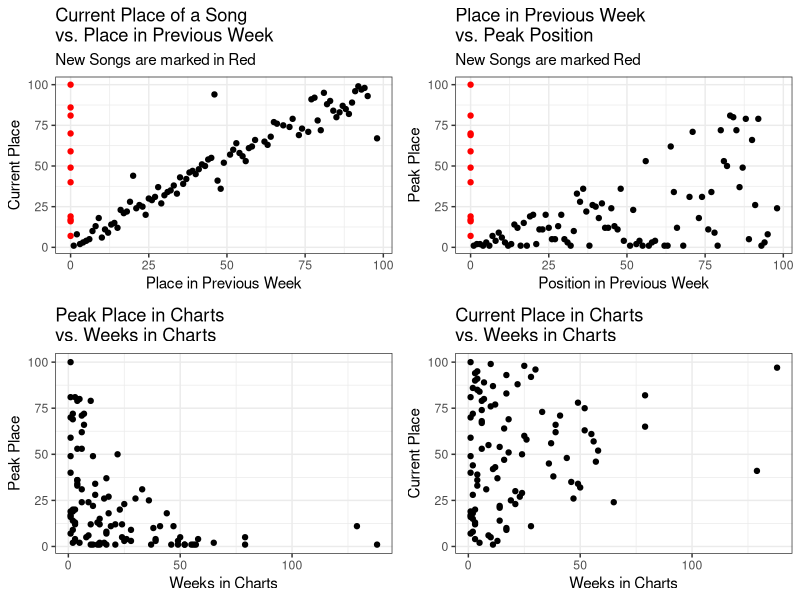
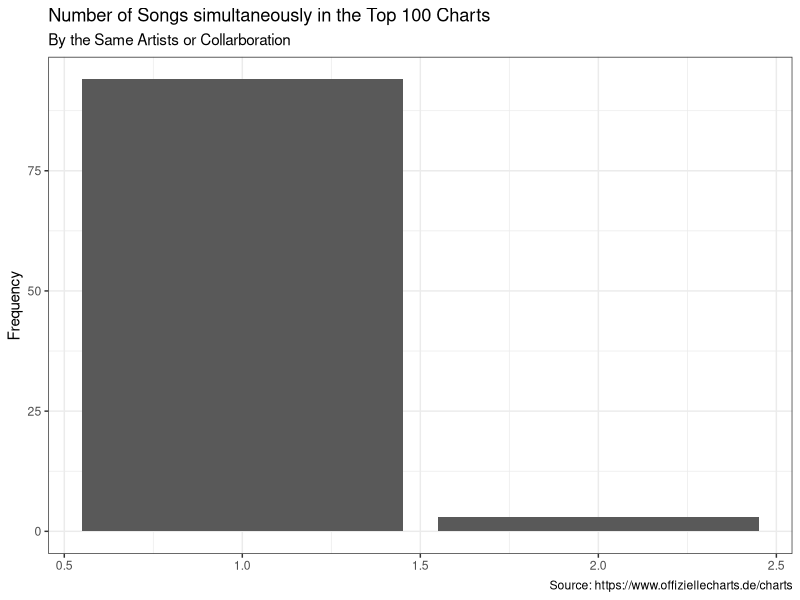
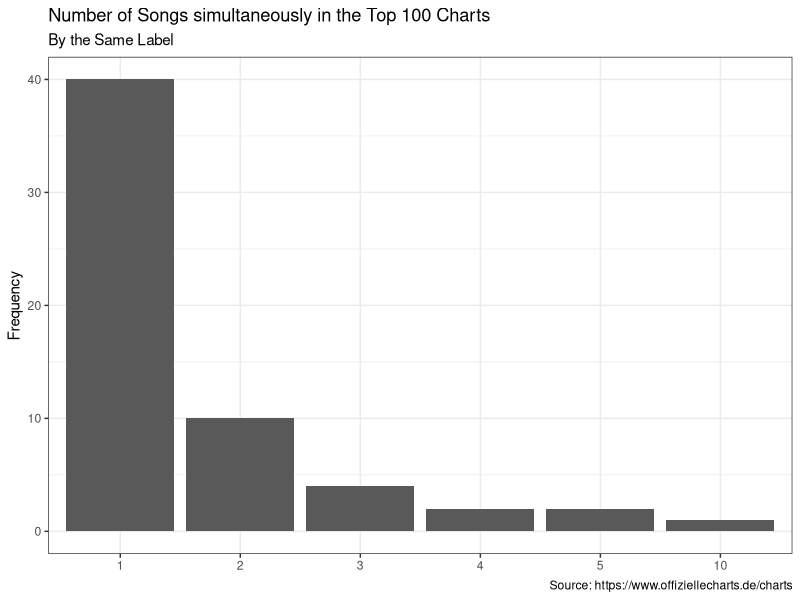

These figures' R source, in order:
## ---- chunk 1
library(ggplot2)
library(gridExtra)
library(readr)
library(dplyr)
chart_scrap <- read_csv('2022-08-03_charts_report.csv')
## ---- chunk 2
#Reporting Figures and Tables
#Scatter Plots
current_v_last <- ggplot(data = chart_scrap,
                                     aes(y = current, x=last_week,
                                     col=ifelse(is.na(last_week), yes = 'NA' , no = 'NonNA')))+
                                      geom_point(aes(y = current, x=last_week_fill),show.legend = F)+
                                      scale_color_manual(values = c('#FF0000','#000000'))+
                                      labs(title = 'Current Place of a Song \nvs. Place in Previous Week',
                                           subtitle = 'New Songs are marked in Red',
                                           y='Current Place', x='Place in Previous Week')+
                                        theme_bw()
weeks_v_peak <- ggplot(data = chart_scrap,
                                             aes(x=weeks_in_charts, y=peak_in_charts))+
                                              geom_point()+
                                              labs(title = 'Peak Place in Charts \nvs. Weeks in Charts',
                                                   x='Weeks in Charts', y='Peak Place')+
                                              theme_bw()
week_v_current <- ggplot(data = chart_scrap, aes(x=weeks_in_charts, y=current))+
                                      geom_point()+
                                      labs(title = 'Current Place in Charts \nvs. Weeks in Charts',
                                           x='Weeks in Charts', y='Current Place')+
                                      theme_bw()
last_v_peak <- ggplot(data = chart_scrap, aes(x=last_week_fill, y=peak_in_charts,
                                                col=ifelse(is.na(last_week), yes = 'NA' , no = 'NonNA')))+
                                    geom_point(show.legend = F)+
                                    labs(title = 'Place in Previous Week \nvs. Peak Position',
                                         subtitle = 'New Songs are marked Red',
                                         x='Position in Previous Week', y='Peak Place')+
                                    scale_color_manual(values = c('#FF0000','#000000'))+
                                    theme_bw()
grid.arrange(current_v_last,last_v_peak, weeks_v_peak,week_v_current, nrow=2)
## ---- chunk 3
chart_scrap%>%
                      count(artist)%>%
                      ggplot(aes(x=n))+
                      geom_bar()+
                      labs(title = 'Number of Songs simultaneously in the Top 100 Charts',
                           subtitle = 'By the Same Artists or Collarboration',
                           y='Frequency',
                           x=NULL,
                           caption = 'Source: https://www.offiziellecharts.de/charts')+
                      theme_bw()
chart_scrap%>%
                        count(artist,sort = T)%>%
                        filter(n>1)%>%
                        knitr::kable()
chart_scrap%>%
                      count(label)%>%
                      ggplot(aes(x=as.factor(n)))+
                      geom_bar()+
                      geom_bar()+
                      labs(title = 'Number of Songs simultaneously in the Top 100 Charts',
                           subtitle = 'By the Same Label',
                           y='Frequency',
                           x=NULL,
                           caption = 'Source: https://www.offiziellecharts.de/charts')+
                      theme_bw()
chart_scrap%>%
                        count(label, sort = T)%>%
                        filter(n>1)%>%
                        knitr::kable()
## ---- chunk 4
#Songs that are currently peaking
chart_scrap%>%
                        filter(current == peak_in_charts)%>%
                        select(artist, title, current)%>%
                        rename(Position = current)%>%
                        knitr::kable()
